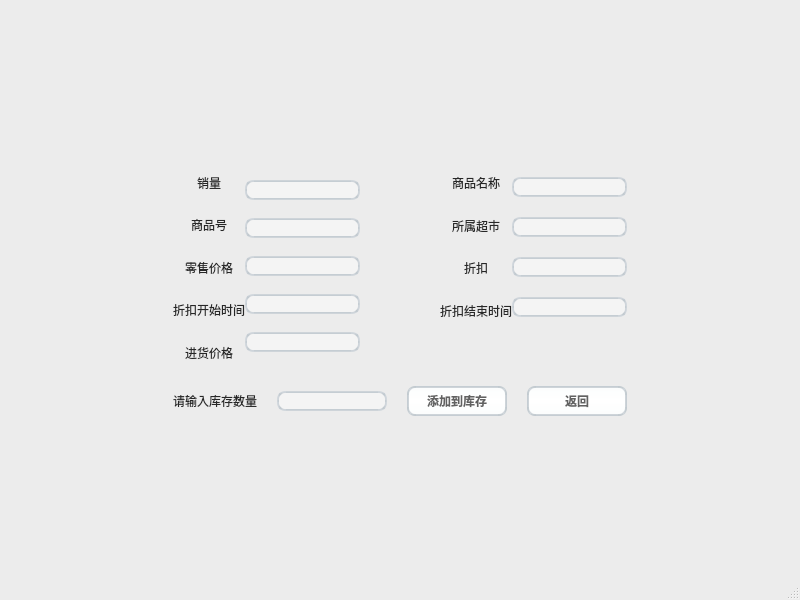
<?xml version="1.0" encoding="UTF-8"?>
<ui version="4.0">
 <class>AddProduct</class>
 <widget class="QMainWindow" name="AddProduct">
  <property name="geometry">
   <rect>
    <x>0</x>
    <y>0</y>
    <width>800</width>
    <height>600</height>
   </rect>
  </property>
  <property name="windowTitle">
   <string>MainWindow</string>
  </property>
  <property name="styleSheet">
   <string notr="true">/*
 * MacOS Style Sheet for QT Applications
 * Author: Jaime A. Quiroga P.
 * Company: GTRONICK
 * Last updated: 25/12/2020, 23:10.
 * Available at: https://github.com/GTRONICK/QSS/blob/master/MacOS.qss
 */
QMainWindow {
    background-color:#ececec;
}
QPushButton, QToolButton, QCommandLinkButton{
    padding: 0 5px 0 5px;
    border-style: solid;
    border-top-color: qlineargradient(spread:pad, x1:0, y1:0, x2:0, y2:1, stop:0 #c1c9cf, stop:1 #d2d8dd);
    border-right-color: qlineargradient(spread:pad, x1:1, y1:0, x2:0, y2:0, stop:0 #c1c9cf, stop:1 #d2d8dd);
    border-bottom-color: qlineargradient(spread:pad, x1:0, y1:1, x2:0, y2:0, stop:0 #c1c9cf, stop:1 #d2d8dd);
    border-left-color: qlineargradient(spread:pad, x1:0, y1:0, x2:1, y2:0, stop:0 #c1c9cf, stop:1 #d2d8dd);
    border-width: 2px;
    border-radius: 8px;
    color: #616161;
    font-weight: bold;
    background-color: qlineargradient(spread:pad, x1:0.5, y1:0, x2:0.5, y2:1, stop:0 #fbfdfd, stop:0.5 #ffffff, stop:1 #fbfdfd);
}
QPushButton::default, QToolButton::default, QCommandLinkButton::default{
    border: 2px solid transparent;
    color: #FFFFFF;
    background-color: qlineargradient(spread:pad, x1:0.5, y1:0, x2:0.5, y2:1, stop:0 #84afe5, stop:1 #1168e4);
}
QPushButton:hover, QToolButton:hover, QCommandLinkButton:hover{
    color: #3d3d3d;
}
QPushButton:pressed, QToolButton:pressed, QCommandLinkButton:pressed{
    color: #aeaeae;
    background-color: qlineargradient(spread:pad, x1:0.5, y1:0, x2:0.5, y2:1, stop:0 #ffffff, stop:0.5 #fbfdfd, stop:1 #ffffff);
}
QPushButton:disabled, QToolButton:disabled, QCommandLinkButton:disabled{
    color: #616161;
    background-color: qlineargradient(spread:pad, x1:0.5, y1:0, x2:0.5, y2:1, stop:0 #dce7eb, stop:0.5 #e0e8eb, stop:1 #dee7ec);
}
QLineEdit, QTextEdit, QPlainTextEdit, QSpinBox, QDoubleSpinBox, QTimeEdit, QDateEdit, QDateTimeEdit {
    border-width: 2px;
    border-radius: 8px;
    border-style: solid;
    border-top-color: qlineargradient(spread:pad, x1:0.5, y1:1, x2:0.5, y2:0, stop:0 #c1c9cf, stop:1 #d2d8dd);
    border-right-color: qlineargradient(spread:pad, x1:0, y1:0, x2:1, y2:0, stop:0 #c1c9cf, stop:1 #d2d8dd);
    border-bottom-color: qlineargradient(spread:pad, x1:0.5, y1:0, x2:0.5, y2:1, stop:0 #c1c9cf, stop:1 #d2d8dd);
    border-left-color: qlineargradient(spread:pad, x1:1, y1:0, x2:0, y2:0, stop:0 #c1c9cf, stop:1 #d2d8dd);
    background-color: #f4f4f4;
    color: #3d3d3d;
}
QLineEdit:focus, QTextEdit:focus, QPlainTextEdit:focus, QSpinBox:focus, QDoubleSpinBox:focus, QTimeEdit:focus, QDateEdit:focus, QDateTimeEdit:focus {
    border-width: 2px;
    border-radius: 8px;
    border-style: solid;
    border-top-color: qlineargradient(spread:pad, x1:0.5, y1:1, x2:0.5, y2:0, stop:0 #85b7e3, stop:1 #9ec1db);
    border-right-color: qlineargradient(spread:pad, x1:0, y1:0, x2:1, y2:0, stop:0 #85b7e3, stop:1 #9ec1db);
    border-bottom-color: qlineargradient(spread:pad, x1:0.5, y1:0, x2:0.5, y2:1, stop:0 #85b7e3, stop:1 #9ec1db);
    border-left-color: qlineargradient(spread:pad, x1:1, y1:0, x2:0, y2:0, stop:0 #85b7e3, stop:1 #9ec1db);
    background-color: #f4f4f4;
    color: #3d3d3d;
}
QLineEdit:disabled, QTextEdit:disabled, QPlainTextEdit:disabled, QSpinBox:disabled, QDoubleSpinBox:disabled, QTimeEdit:disabled, QDateEdit:disabled, QDateTimeEdit:disabled {
    color: #b9b9b9;
}
QSpinBox::up-button, QDoubleSpinBox::up-button, QTimeEdit::up-button, QDateEdit::up-button, QDateTimeEdit::up-button {
    subcontrol-origin: padding;
    subcontrol-position: top right;
    width: 15px;
    color: #272727;
    border-left-width: 1px;
    border-left-color: darkgray;
    border-left-style: solid;
    border-top-right-radius: 3px;
    padding: 3px;
}
QSpinBox::down-button, QDoubleSpinBox::down-button, QTimeEdit::down-button, QDateEdit::down-button, QDateTimeEdit::down-button {
    subcontrol-origin: padding;
    subcontrol-position: bottom right;
    width: 15px;
    color: #272727;
    border-left-width: 1px;
    border-left-color: darkgray;
    border-left-style: solid;
    border-bottom-right-radius: 3px;
    padding: 3px;
}
QSpinBox::up-button:pressed, QDoubleSpinBox::up-button:pressed, QTimeEdit::up-button:pressed, QDateEdit::up-button:pressed, QDateTimeEdit::up-button:pressed {
    color: #aeaeae;
    background-color: qlineargradient(spread:pad, x1:0.5, y1:0, x2:0.5, y2:1, stop:0 #ffffff, stop:0.5 #fbfdfd, stop:1 #ffffff);
}
QSpinBox::down-button:pressed, QDoubleSpinBox::down-button:pressed, QTimeEdit::down-button:pressed, QDateEdit::down-button:pressed, QDateTimeEdit::down-button:pressed {
    color: #aeaeae;
    background-color: qlineargradient(spread:pad, x1:0.5, y1:0, x2:0.5, y2:1, stop:0 #ffffff, stop:0.5 #fbfdfd, stop:1 #ffffff);
}
QSpinBox::up-button:hover, QDoubleSpinBox::up-button:hover, QTimeEdit::up-button:hover, QDateEdit::up-button:hover, QDateTimeEdit::up-button:hover {
    color: #FFFFFF;
    border-top-right-radius: 5px;
    background-color: qlineargradient(spread:pad, x1:0.5, y1:0, x2:0.5, y2:1, stop:0 #84afe5, stop:1 #1168e4);
    
}
QSpinBox::down-button:hover, QDoubleSpinBox::down-button:hover, QTimeEdit::down-button:hover, QDateEdit::down-button:hover, QDateTimeEdit::down-button:hover {
    color: #FFFFFF;
    border-bottom-right-radius: 5px;
    background-color: qlineargradient(spread:pad, x1:0.5, y1:0, x2:0.5, y2:1, stop:0 #84afe5, stop:1 #1168e4);
}
QSpinBox::up-arrow, QDoubleSpinBox::up-arrow, QTimeEdit::up-arrow, QDateEdit::up-arrow, QDateTimeEdit::up-arrow {
    image: url(/usr/share/icons/Adwaita/16x16/actions/go-up-symbolic.symbolic.png);
}
QSpinBox::down-arrow, QDoubleSpinBox::down-arrow, QTimeEdit::down-arrow, QDateEdit::down-arrow, QDateTimeEdit::down-arrow {
    image: url(/usr/share/icons/Adwaita/16x16/actions/go-down-symbolic.symbolic.png);
}
QProgressBar {
    max-height: 8px;
    text-align: center;
    font: italic bold 11px;
    color: #3d3d3d;
    border: 1px solid transparent;
    border-radius:4px;
    background-color: qlineargradient(spread:pad, x1:0, y1:0, x2:0, y2:1, stop:0 #ddd5d5, stop:0.5 #dad3d3, stop:1 #ddd5d5);
}
QProgressBar::chunk {
    background-color: qlineargradient(spread:pad, x1:0, y1:0, x2:0, y2:1, stop:0 #467dd1, stop:0.5 #3b88fc, stop:1 #467dd1);
    border-radius: 4px;
}
QProgressBar:disabled {
    color: #616161;
}
QProgressBar::chunk:disabled {
    background-color: #aeaeae;
}
QSlider::groove {
    border: 1px solid #bbbbbb;
    background-color: #52595d;
    border-radius: 4px;
}
QSlider::groove:horizontal {
    height: 6px;
}
QSlider::groove:vertical {
    width: 6px;
}
QSlider::handle:horizontal {
    background: #ffffff;
    border-style: solid;
    border-width: 1px;
    border-color: rgb(207,207,207);
    width: 12px;
    margin: -5px 0;
    border-radius: 7px;
}
QSlider::handle:vertical {
    background: #ffffff;
    border-style: solid;
    border-width: 1px;
    border-color: rgb(207,207,207);
    height: 12px;
    margin: 0 -5px;
    border-radius: 7px;
}
QSlider::add-page, QSlider::sub-page {
    border: 1px transparent;
    background-color: #52595d;
    border-radius: 4px;
}
QSlider::add-page:horizontal {
    background: qlineargradient(spread:pad, x1:0, y1:0, x2:0, y2:1, stop:0 #ddd5d5, stop:0.5 #dad3d3, stop:1 #ddd5d5);
}
QSlider::sub-page:horizontal {
    background-color: qlineargradient(spread:pad, x1:0, y1:0, x2:1, y2:0, stop:0 #467dd1, stop:0.5 #3b88fc, stop:1 #467dd1);
}
QSlider::add-page:vertical {
    background-color: qlineargradient(spread:pad, x1:0, y1:0, x2:0, y2:1, stop:0 #467dd1, stop:0.5 #3b88fc, stop:1 #467dd1);
}
QSlider::sub-page:vertical {
    background: qlineargradient(spread:pad, x1:0, y1:0, x2:1, y2:0, stop:0 #ddd5d5, stop:0.5 #dad3d3, stop:1 #ddd5d5);
}
QSlider::add-page:horizontal:disabled, QSlider::sub-page:horizontal:disabled, QSlider::add-page:vertical:disabled, QSlider::sub-page:vertical:disabled {
    background: #b9b9b9;
}
QComboBox, QFontComboBox {
    border-width: 2px;
    border-radius: 8px;
    border-style: solid;
    border-top-color: qlineargradient(spread:pad, x1:0.5, y1:1, x2:0.5, y2:0, stop:0 #c1c9cf, stop:1 #d2d8dd);
    border-right-color: qlineargradient(spread:pad, x1:0, y1:0, x2:1, y2:0, stop:0 #c1c9cf, stop:1 #d2d8dd);
    border-bottom-color: qlineargradient(spread:pad, x1:0.5, y1:0, x2:0.5, y2:1, stop:0 #c1c9cf, stop:1 #d2d8dd);
    border-left-color: qlineargradient(spread:pad, x1:1, y1:0, x2:0, y2:0, stop:0 #c1c9cf, stop:1 #d2d8dd);
    background-color: #f4f4f4;
    color: #272727;
    padding-left: 5px;
}
QComboBox:editable, QComboBox:!editable, QComboBox::drop-down:editable, QComboBox:!editable:on, QComboBox::drop-down:editable:on {
    background: #ffffff;
}
QComboBox::drop-down {
    subcontrol-origin: padding;
    subcontrol-position: top right;
    width: 15px;
    color: #272727;
    border-left-width: 1px;
    border-left-color: darkgray;
    border-left-style: solid;
    border-top-right-radius: 3px;
    border-bottom-right-radius: 3px;
}
QComboBox::down-arrow {
    image: url(/usr/share/icons/Adwaita/16x16/actions/go-down-symbolic.symbolic.png); /*Adawaita icon thene*/
}

QComboBox::down-arrow:on {
    top: 1px;
    left: 1px;
}
QComboBox QAbstractItemView {
    border: 1px solid darkgray;
    border-radius: 8px;
    selection-background-color: #dadada;
    selection-color: #272727;
    color: #272727;
    background: white;
}
QLabel, QCheckBox, QRadioButton {
    color: #272727;
}
QCheckBox {
    padding: 2px;
}
QCheckBox:disabled, QRadioButton:disabled {
    color: #808086;
    padding: 2px;
}

QCheckBox:hover {
    border-radius:4px;
    border-style:solid;
    padding-left: 1px;
    padding-right: 1px;
    padding-bottom: 1px;
    padding-top: 1px;
    border-width:1px;
    border-color: transparent;
}
QCheckBox::indicator:checked {
    image: url(/usr/share/icons/Adwaita/16x16/actions/object-select-symbolic.symbolic.png);
    height: 15px;
    width: 15px;
    border-style:solid;
    border-width: 1px;
    border-color: #48a5fd;
    color: #ffffff;
    border-radius: 3px;
    background-color: qlineargradient(spread:pad, x1:0, y1:0, x2:0, y2:1, stop:0 #48a5fd, stop:0.5 #329cfb, stop:1 #48a5fd);
}
QCheckBox::indicator:unchecked {
    
    height: 15px;
    width: 15px;
    border-style:solid;
    border-width: 1px;
    border-color: #48a5fd;
    border-radius: 3px;
    background-color: #fbfdfa;
}
QLCDNumber {
    color: #616161;;
}
QMenuBar {
    background-color: #ececec;
}
QMenuBar::item {
    color: #616161;
    spacing: 3px;
    padding: 1px 4px;
    background-color: #ececec;
}

QMenuBar::item:selected {
    background-color: #dadada;
    color: #3d3d3d;
}
QMenu {
    background-color: #ececec;
}
QMenu::item:selected {
    background-color: #dadada;
    color: #3d3d3d;
}
QMenu::item {
    color: #616161;;
    background-color: #e0e0e0;
}
QTabWidget {
    color:rgb(0,0,0);
    background-color:#000000;
}
QTabWidget::pane {
    border-color: #050a0e;
    background-color: #e0e0e0;
    border-width: 1px;
    border-radius: 4px;
    position: absolute;
    top: -0.5em;
    padding-top: 0.5em;
}

QTabWidget::tab-bar {
    alignment: center;
}

QTabBar::tab {
    border-bottom: 1px solid #c0c0c0;
    padding: 3px;
    color: #272727;
    background-color: #fefefc;
    margin-left:0px;
}
QTabBar::tab:!last {
    border-right: 1px solid;
    border-right-color: #c0c0c0;
    border-bottom-color: #c0c0c0;
}
QTabBar::tab:first {
    border-top-left-radius: 4px;
    border-bottom-left-radius: 4px;
}
QTabBar::tab:last {
    border-top-right-radius: 4px;
    border-bottom-right-radius: 4px;
}
QTabBar::tab:selected, QTabBar::tab:last:selected, QTabBar::tab:hover {
    color: #FFFFFF;
    background-color: qlineargradient(spread:pad, x1:0.5, y1:0, x2:0.5, y2:1, stop:0 #84afe5, stop:1 #1168e4);
}
QRadioButton::indicator {
    height: 14px;
    width: 14px;
    border-style:solid;
    border-radius:7px;
    border-width: 1px;
}
QRadioButton::indicator:checked {
    border-color: #48a5fd;
    background-color: qradialgradient(cx:0.5, cy:0.5, radius:0.4,fx:0.5, fy:0.5, stop:0 #ffffff, stop:0.5 #ffffff, stop:0.6 #48a5fd, stop:1 #48a5fd);
}
QRadioButton::indicator:!checked {
    border-color: #a9b7c6;
    background-color: #fbfdfa;
}
QStatusBar {
    color:#027f7f;
}

QDial {
    background: #16a085;
}

QToolBox {
    color: #a9b7c6;
    background-color: #222b2e;
}
QToolBox::tab {
    color: #a9b7c6;
    background-color:#222b2e;
}
QToolBox::tab:selected {
    color: #FFFFFF;
    background-color:#222b2e;
}
QScrollArea {
    color: #FFFFFF;
    background-color:#222b2e;
}

QScrollBar:horizontal {
	max-height: 10px;
	border: 1px transparent grey;
	margin: 0px 20px 0px 20px;
	background: transparent;
}
QScrollBar:vertical {
	max-width: 10px;
	border: 1px transparent grey;
	margin: 20px 0px 20px 0px;
	background: transparent;
}
QScrollBar::handle:vertical, QScrollBar::handle:horizontal {
	background: #52595d;
	border-style: transparent;
	border-radius: 4px;
	min-height: 25px;
}
QScrollBar::handle:horizontal:hover, QScrollBar::handle:vertical:hover {
	background: qlineargradient(spread:pad, x1:0, y1:0, x2:1, y2:0, stop:0 #467dd1, stop:0.5 #3b88fc, stop:1 #467dd1);
}
QScrollBar::add-line, QScrollBar::sub-line {
    border: 2px transparent grey;
    border-radius: 4px;
    subcontrol-origin: margin;
    background: #b9b9b9;
}
QScrollBar::add-line:horizontal {
    width: 20px;
    subcontrol-position: right;
}
QScrollBar::add-line:vertical {
    height: 20px;
    subcontrol-position: bottom;
}
QScrollBar::sub-line:horizontal {
    width: 20px;
    subcontrol-position: left;
}
QScrollBar::sub-line:vertical {
    height: 20px;
    subcontrol-position: top;
}
QScrollBar::add-line:vertical:pressed, QScrollBar::add-line:horizontal:pressed, QScrollBar::sub-line:horizontal:pressed, QScrollBar::sub-line:vertical:pressed {
    background: qlineargradient(spread:pad, x1:0, y1:0, x2:1, y2:0, stop:0 #467dd1, stop:0.5 #3b88fc, stop:1 #467dd1);
}
QScrollBar::add-page:horizontal, QScrollBar::sub-page:horizontal, QScrollBar::add-page:vertical, QScrollBar::sub-page:vertical {
    background: none;
}
QScrollBar::up-arrow:vertical {
    image: url(/usr/share/icons/Adwaita/16x16/actions/go-up-symbolic.symbolic.png);
}
QScrollBar::down-arrow:vertical {
    image: url(/usr/share/icons/Adwaita/16x16/actions/go-down-symbolic.symbolic.png);
}
QScrollBar::left-arrow:horizontal {
    image: url(/usr/share/icons/Adwaita/16x16/actions/go-previous-symbolic.symbolic.png);
}
QScrollBar::right-arrow:horizontal {
    image: url(/usr/share/icons/Adwaita/16x16/actions/go-next-symbolic.symbolic.png);
}
</string>
  </property>
  <widget class="QWidget" name="centralwidget">
   <layout class="QVBoxLayout" name="verticalLayout_5">
    <item>
     <layout class="QGridLayout" name="gridLayout_2">
      <item row="1" column="0">
       <spacer name="horizontalSpacer_2">
        <property name="orientation">
         <enum>Qt::Horizontal</enum>
        </property>
        <property name="sizeHint" stdset="0">
         <size>
          <width>40</width>
          <height>20</height>
         </size>
        </property>
       </spacer>
      </item>
      <item row="1" column="1">
       <layout class="QGridLayout" name="gridLayout">
        <property name="horizontalSpacing">
         <number>10</number>
        </property>
        <property name="verticalSpacing">
         <number>12</number>
        </property>
        <item row="0" column="0" rowspan="2">
         <layout class="QHBoxLayout" name="horizontalLayout_2">
          <item>
           <layout class="QVBoxLayout" name="verticalLayout_4">
            <item>
             <widget class="QLabel" name="label_4">
              <property name="maximumSize">
               <size>
                <width>100</width>
                <height>16777215</height>
               </size>
              </property>
              <property name="text">
               <string>&lt;html&gt;&lt;head/&gt;&lt;body&gt;&lt;p align=&quot;center&quot;&gt;销量&lt;/p&gt;&lt;/body&gt;&lt;/html&gt;</string>
              </property>
             </widget>
            </item>
            <item>
             <widget class="QLabel" name="label">
              <property name="maximumSize">
               <size>
                <width>100</width>
                <height>16777215</height>
               </size>
              </property>
              <property name="text">
               <string>&lt;html&gt;&lt;head/&gt;&lt;body&gt;&lt;p align=&quot;center&quot;&gt;商品号&lt;/p&gt;&lt;/body&gt;&lt;/html&gt;</string>
              </property>
             </widget>
            </item>
            <item>
             <widget class="QLabel" name="label_3">
              <property name="maximumSize">
               <size>
                <width>100</width>
                <height>16777215</height>
               </size>
              </property>
              <property name="text">
               <string>&lt;html&gt;&lt;head/&gt;&lt;body&gt;&lt;p align=&quot;center&quot;&gt;零售价格&lt;/p&gt;&lt;/body&gt;&lt;/html&gt;</string>
              </property>
             </widget>
            </item>
            <item>
             <widget class="QLabel" name="label_6">
              <property name="maximumSize">
               <size>
                <width>100</width>
                <height>16777215</height>
               </size>
              </property>
              <property name="text">
               <string>&lt;html&gt;&lt;head/&gt;&lt;body&gt;&lt;p align=&quot;center&quot;&gt;折扣开始时间&lt;/p&gt;&lt;/body&gt;&lt;/html&gt;</string>
              </property>
             </widget>
            </item>
            <item>
             <widget class="QLabel" name="label_10">
              <property name="text">
               <string>&lt;html&gt;&lt;head/&gt;&lt;body&gt;&lt;p align=&quot;center&quot;&gt;进货价格&lt;/p&gt;&lt;/body&gt;&lt;/html&gt;</string>
              </property>
             </widget>
            </item>
           </layout>
          </item>
          <item>
           <layout class="QVBoxLayout" name="verticalLayout_3">
            <item>
             <widget class="QLineEdit" name="Sale"/>
            </item>
            <item>
             <widget class="QLineEdit" name="ProductID"/>
            </item>
            <item>
             <widget class="QLineEdit" name="Original_Price"/>
            </item>
            <item>
             <widget class="QLineEdit" name="StartTime"/>
            </item>
            <item>
             <widget class="QLineEdit" name="ProductID_2"/>
            </item>
           </layout>
          </item>
         </layout>
        </item>
        <item row="0" column="1">
         <spacer name="horizontalSpacer_6">
          <property name="orientation">
           <enum>Qt::Horizontal</enum>
          </property>
          <property name="sizeType">
           <enum>QSizePolicy::Preferred</enum>
          </property>
          <property name="sizeHint" stdset="0">
           <size>
            <width>60</width>
            <height>15</height>
           </size>
          </property>
         </spacer>
        </item>
        <item row="0" column="2">
         <layout class="QHBoxLayout" name="horizontalLayout">
          <item>
           <layout class="QVBoxLayout" name="verticalLayout_2">
            <item>
             <widget class="QLabel" name="label_9">
              <property name="text">
               <string>&lt;html&gt;&lt;head/&gt;&lt;body&gt;&lt;p align=&quot;center&quot;&gt;商品名称&lt;/p&gt;&lt;/body&gt;&lt;/html&gt;</string>
              </property>
             </widget>
            </item>
            <item>
             <widget class="QLabel" name="label_2">
              <property name="minimumSize">
               <size>
                <width>0</width>
                <height>27</height>
               </size>
              </property>
              <property name="maximumSize">
               <size>
                <width>100</width>
                <height>16777215</height>
               </size>
              </property>
              <property name="text">
               <string>&lt;html&gt;&lt;head/&gt;&lt;body&gt;&lt;p align=&quot;center&quot;&gt;所属超市&lt;/p&gt;&lt;/body&gt;&lt;/html&gt;</string>
              </property>
             </widget>
            </item>
            <item>
             <widget class="QLabel" name="label_5">
              <property name="minimumSize">
               <size>
                <width>0</width>
                <height>27</height>
               </size>
              </property>
              <property name="maximumSize">
               <size>
                <width>100</width>
                <height>16777215</height>
               </size>
              </property>
              <property name="text">
               <string>&lt;html&gt;&lt;head/&gt;&lt;body&gt;&lt;p align=&quot;center&quot;&gt;折扣&lt;/p&gt;&lt;/body&gt;&lt;/html&gt;</string>
              </property>
             </widget>
            </item>
            <item>
             <widget class="QLabel" name="label_7">
              <property name="minimumSize">
               <size>
                <width>0</width>
                <height>27</height>
               </size>
              </property>
              <property name="maximumSize">
               <size>
                <width>100</width>
                <height>16777215</height>
               </size>
              </property>
              <property name="text">
               <string>&lt;html&gt;&lt;head/&gt;&lt;body&gt;&lt;p align=&quot;center&quot;&gt;折扣结束时间&lt;/p&gt;&lt;/body&gt;&lt;/html&gt;</string>
              </property>
             </widget>
            </item>
           </layout>
          </item>
          <item>
           <layout class="QVBoxLayout" name="verticalLayout">
            <property name="spacing">
             <number>20</number>
            </property>
            <property name="topMargin">
             <number>15</number>
            </property>
            <property name="bottomMargin">
             <number>15</number>
            </property>
            <item>
             <widget class="QLineEdit" name="ProductName"/>
            </item>
            <item>
             <widget class="QLineEdit" name="SuperMarket_name"/>
            </item>
            <item>
             <widget class="QLineEdit" name="Discount"/>
            </item>
            <item>
             <widget class="QLineEdit" name="EndTime"/>
            </item>
           </layout>
          </item>
         </layout>
        </item>
        <item row="1" column="2">
         <spacer name="verticalSpacer_3">
          <property name="orientation">
           <enum>Qt::Vertical</enum>
          </property>
          <property name="sizeHint" stdset="0">
           <size>
            <width>20</width>
            <height>30</height>
           </size>
          </property>
         </spacer>
        </item>
        <item row="2" column="0" colspan="3">
         <layout class="QHBoxLayout" name="horizontalLayout_4">
          <property name="spacing">
           <number>20</number>
          </property>
          <item>
           <layout class="QHBoxLayout" name="horizontalLayout_3">
            <item>
             <widget class="QLabel" name="label_8">
              <property name="text">
               <string>请输入库存数量</string>
              </property>
             </widget>
            </item>
            <item>
             <widget class="QLineEdit" name="Storage"/>
            </item>
           </layout>
          </item>
          <item>
           <widget class="QPushButton" name="AddToCart">
            <property name="minimumSize">
             <size>
              <width>100</width>
              <height>30</height>
             </size>
            </property>
            <property name="maximumSize">
             <size>
              <width>100</width>
              <height>30</height>
             </size>
            </property>
            <property name="text">
             <string>添加到库存</string>
            </property>
           </widget>
          </item>
          <item>
           <widget class="QPushButton" name="BackButton">
            <property name="minimumSize">
             <size>
              <width>100</width>
              <height>30</height>
             </size>
            </property>
            <property name="maximumSize">
             <size>
              <width>100</width>
              <height>30</height>
             </size>
            </property>
            <property name="text">
             <string>返回</string>
            </property>
           </widget>
          </item>
         </layout>
        </item>
       </layout>
      </item>
      <item row="1" column="2">
       <spacer name="horizontalSpacer">
        <property name="orientation">
         <enum>Qt::Horizontal</enum>
        </property>
        <property name="sizeHint" stdset="0">
         <size>
          <width>40</width>
          <height>20</height>
         </size>
        </property>
       </spacer>
      </item>
      <item row="0" column="1">
       <spacer name="verticalSpacer">
        <property name="orientation">
         <enum>Qt::Vertical</enum>
        </property>
        <property name="sizeHint" stdset="0">
         <size>
          <width>20</width>
          <height>40</height>
         </size>
        </property>
       </spacer>
      </item>
      <item row="2" column="1">
       <spacer name="verticalSpacer_2">
        <property name="orientation">
         <enum>Qt::Vertical</enum>
        </property>
        <property name="sizeHint" stdset="0">
         <size>
          <width>20</width>
          <height>40</height>
         </size>
        </property>
       </spacer>
      </item>
     </layout>
    </item>
   </layout>
  </widget>
  <widget class="QMenuBar" name="menubar">
   <property name="geometry">
    <rect>
     <x>0</x>
     <y>0</y>
     <width>800</width>
     <height>14</height>
    </rect>
   </property>
  </widget>
  <widget class="QStatusBar" name="statusbar"/>
 </widget>
 <resources/>
 <connections/>
</ui>
